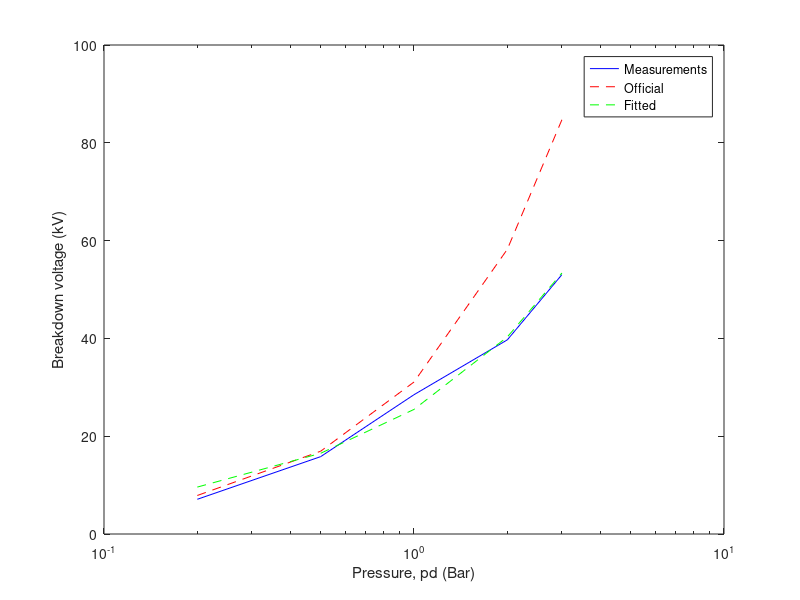

Reproduce this figure in MATLAB.
%% Lab exercise 6
clear all
clc

bar_02 = [0.2 0.2 0.2 0.2 0.2];
bar_05 = [0.5 0.5 0.5 0.5 0.5];

% Data
data_02 = [8.9 7.9 6.9 5.9 5.9];
data_05 = [13.22 13.78 16.75 19.2 16.16];
data_1 = [23.17 26.55 28.98 33.8 29.94];
data_2 = [41 39.8 39.1 38.8 39.8];
data_3 = [50.4 55 55.4 51.4 53];

% Mean values
mu_02 = mean(data_02);
mu_05 = mean(data_05);
mu_1 = mean(data_1);
mu_2 = mean(data_2);
mu_3 = mean(data_3);

% Stanard deviations
std_02 = std(data_02);
std_05 = std(data_05);
std_1 = std(data_1);
std_2 = std(data_2);
std_3 = std(data_3);

data_max = [mu_02+2*std_02 mu_05+2*std_05 mu_1+2*std_1 mu_2+2*std_2 mu_3+2*std_3]; 
data_min = [mu_02-2*std_02 mu_05-2*std_05 mu_1-2*std_1 mu_2-2*std_2 mu_3-2*std_3]; 


%% Plot


data_mean = [mu_02; mu_05; mu_1; mu_2; mu_3];
pd = [0.2; 0.5; 1; 2; 3];

Official = 6.72*sqrt(pd)+24.36*(pd);
Fitted = 18.2*sqrt(pd)+7.279*(pd)

figure(1)
semilogx(pd, data_mean, 'b')
hold on
semilogx(pd, Official, '--r')
semilogx(pd, Fitted, '--g')
legend('Measurements', 'Official', 'Fitted')
xlabel('Pressure, pd (Bar)') 
ylabel('Breakdown voltage (kV)')
